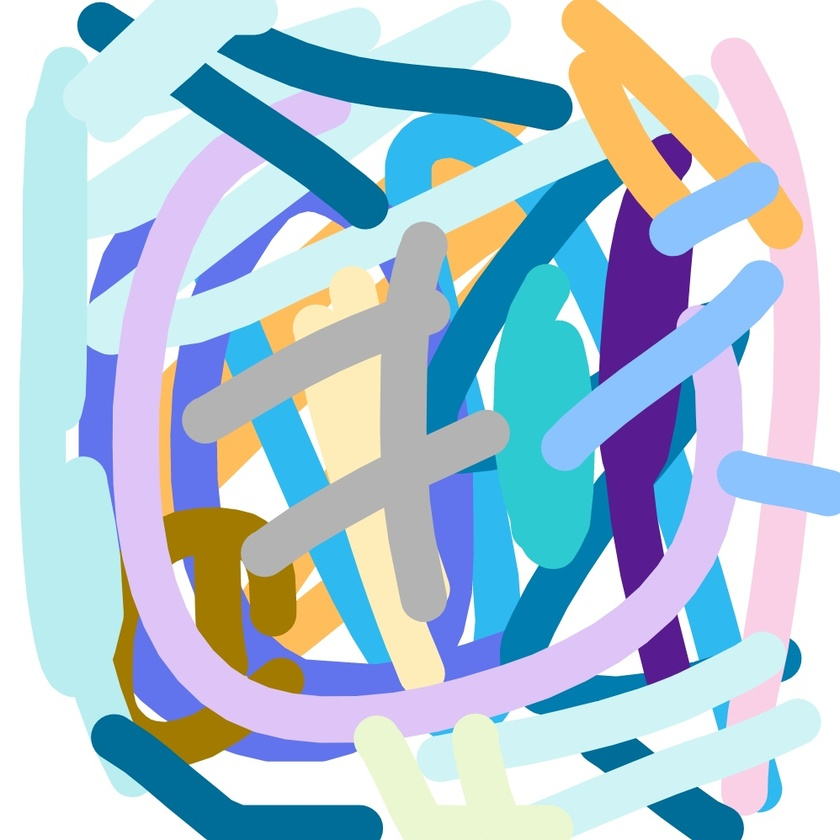
//> input picture 3.2.2两张图像像素比较/Img/img.jpg, 840 x 840 px, shrunk from 998 x 998 before the run
$ ./main   (built with g++ and OpenCV 4)
//> lines starting //> are read from the running program, lines starting //| are printed output that depends on the picture
#include <iostream>
#include<opencv4/opencv2/core/core.hpp>
#include<opencv4/opencv2/highgui.hpp>
#include<opencv4/opencv2/opencv.hpp>
using namespace std;
using namespace cv;
int main() {
    //读取图片
    Mat img = imread("../Img/img.jpg");
//> img is the input picture: 840 rows x 840 cols, CV_8UC3; mean B, G, R 213.1, 198.2, 174.5
    Mat baidi = imread("../Img/baidi.jpg");
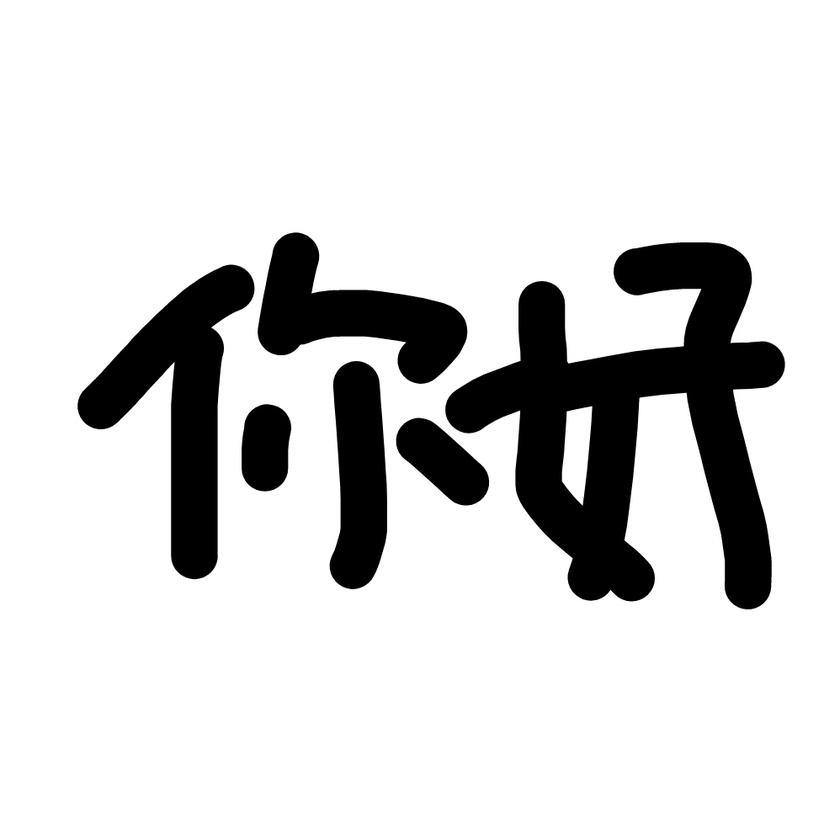
//> input picture 3.2.2两张图像像素比较/Img/baidi.jpg, 840 x 840 px, shrunk from 998 x 998 before the run
//> baidi is the input picture: 840 rows x 840 cols, CV_8UC3; min 0, max 255, mean 215.7
    Mat heidi = imread("../Img/heidi.jpg");
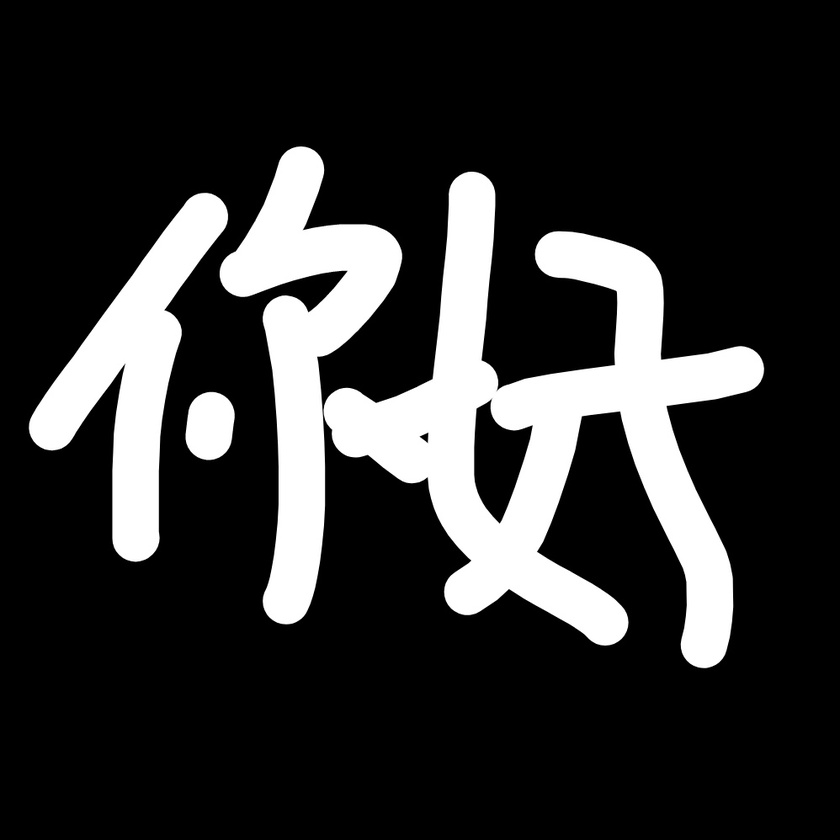
//> input picture 3.2.2两张图像像素比较/Img/heidi.jpg, 840 x 840 px, shrunk from 998 x 998 before the run
//> heidi is the input picture: 840 rows x 840 cols, CV_8UC3; min 0, max 255, mean 48.3
    //图像像素比较
    Mat minhhh,maxhhh;
    min(img,heidi,minhhh);
    max(img,baidi,maxhhh);
    //把彩色图像转化为单通道的灰色图像
    Mat gray,gray1;
    cvtColor(img,gray,COLOR_BGR2GRAY);
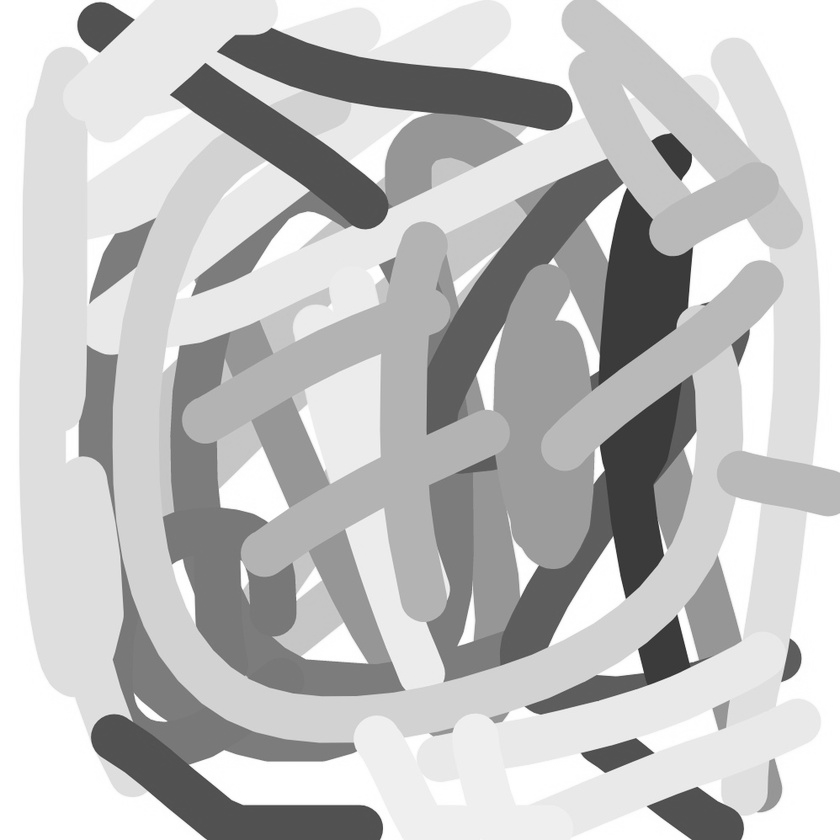
//> gray: 840 rows x 840 cols, CV_8UC1; min 38, max 255, mean 192.9
    //掩码矩阵gray1
    cvtColor(baidi,gray1,COLOR_BGR2GRAY);
    //寻找图像最大值与最小值
    double minVal,maxVal;
    Point minLoc,maxLoc;
    minMaxLoc(gray,&minVal,&maxVal,&minLoc,&maxLoc,gray1);
//> minVal = 38; maxVal = 255; minLoc = Point(614, 234); maxLoc = Point(0, 0)

    //显示
    namedWindow("img",0);
    namedWindow("baidi",0);
    namedWindow("heidi",0);
    namedWindow("minhhh",0);
    namedWindow("maxhhh",0);
    namedWindow("gray",0);
    namedWindow("gray1",0);
    imshow("img",img);
    imshow("baidi",baidi);
    imshow("heidi",heidi);
    imshow("minhhh",minhhh);
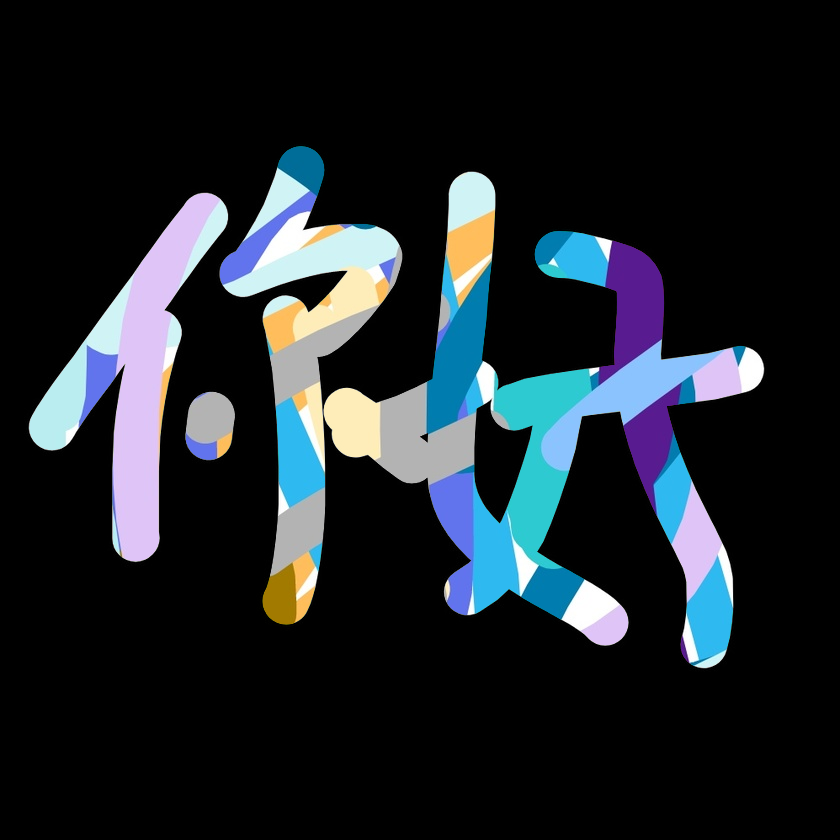
//> window 'minhhh': 840 rows x 840 cols, CV_8UC3; mean B, G, R 39.9, 34.5, 28.4
    imshow("maxhhh",maxhhh);
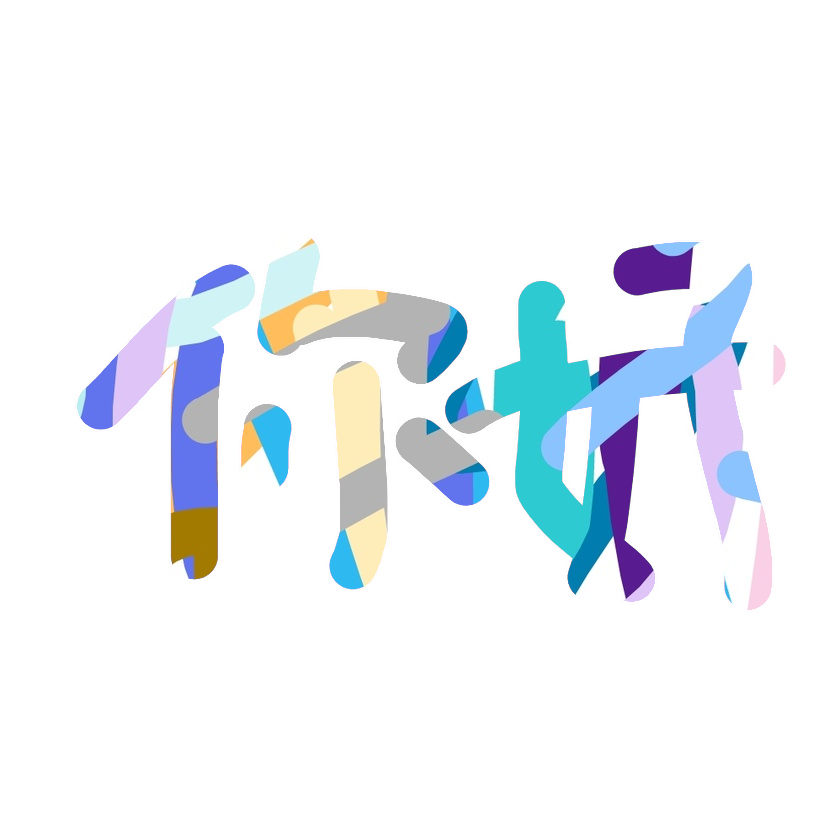
//> window 'maxhhh': 840 rows x 840 cols, CV_8UC3; mean B, G, R 247.6, 243.4, 238.8
    imshow("gray",gray);
    imshow("gray1",gray1);
    waitKey(0);
    return 0;
}
